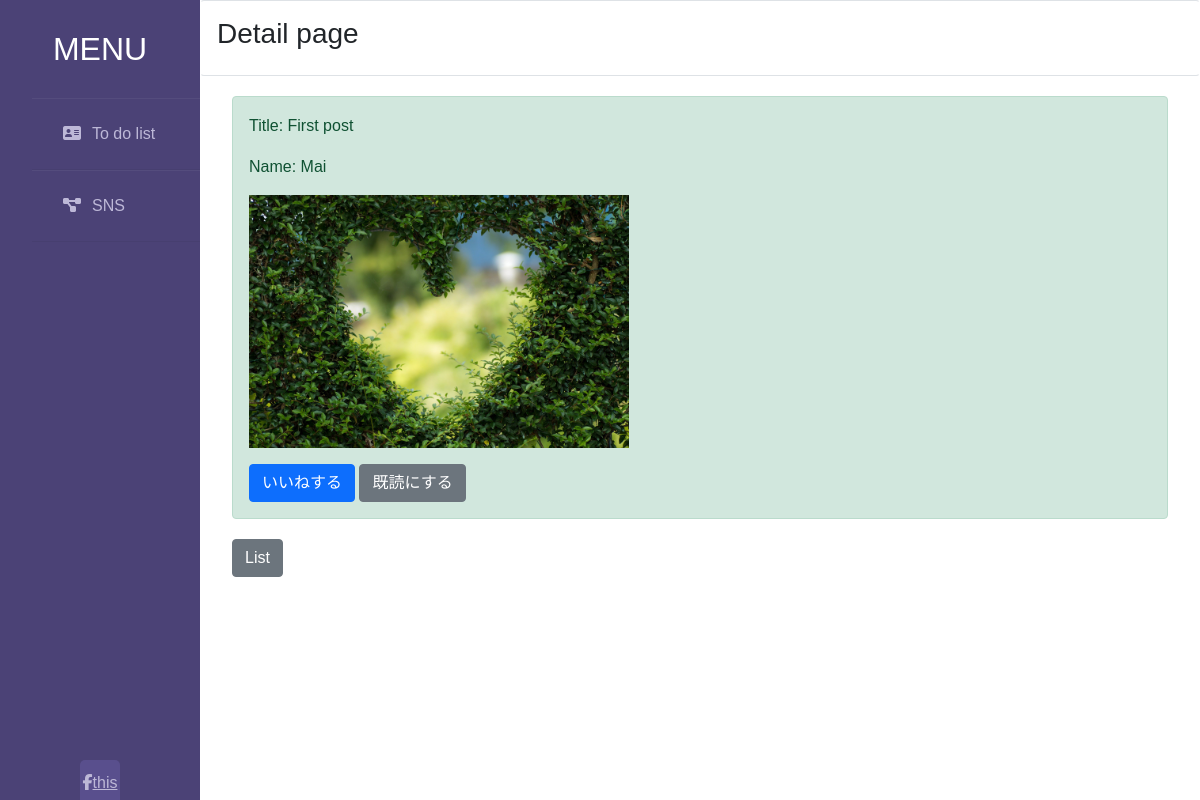
Screenshot of /detail/1 (signed in) with the database file from the repository.
### boardapp/models.py (models this page shows, shortened)
class BoardModel(models.Model):
    title = models.CharField(max_length=100)
    content = models.TextField()
    author = models.CharField(max_length=50)
    snsimage = models.ImageField(upload_to='')
    good = models.IntegerField(null=True, blank=True, default=0)
    read = models.IntegerField(null=True, blank=True, default=0)
    readtext = models.TextField(null=True, blank=True)

### boardapp/views.py (the view)
# urls.py: path('detail/<int:pk>', detailfunc, name='detail'),
def detailfunc(request, pk):
    object = get_object_or_404(BoardModel, pk=pk)
    return render(request, 'detail.html', {'object': object})

### templates/detail.html
{% extends 'base.html' %}
{% block header %}
  <h3>Detail page</h3>
{% endblock header %}
{% block content %}
{% if user.is_authenticated %}
<div class="container">
  <div class="alert alert-success" role="alert">
    <p>Title: {{ object.title }}</p>
    <p>Name: {{ object.author }}</p>
    <p><img src="{{ object.snsimage.url }}" width="380"></p>
    <a href="{% url 'good' object.pk %}" class="btn btn-primary" tabindex="-1" role="button"
      aria-disabled="true">いいねする</a>
    <a href="{% url 'read' object.pk %}" class="btn btn-secondary" tabindex="-1" role="button"
      aria-disabled="true">既読にする</a>
  </div>
  <a href="{% url 'list' %}" class="btn btn-secondary" role="button">List</a>
</div>
{% else %}
Please login
{% endif %}
{% endblock content %}

### static/navbar.css (style rules this page uses)
* { margin: 0; padding: 0; box-sizing: border-box; list-style: none; text-decoration: none; font-family: 'Josefin Sans', sans-serif; }
.wrapper .main_content .info div { margin-bottom: 20px; }

### rows the page displays
BoardModel: title "First post", author "Mai", snsimage (picture)
